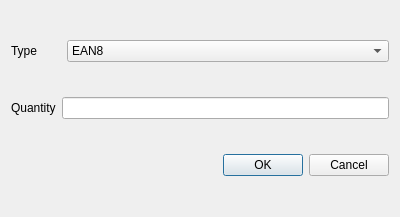
<?xml version="1.0" encoding="UTF-8"?>
<ui version="4.0">
 <class>GenerateDialog</class>
 <widget class="QDialog" name="GenerateDialog">
  <property name="geometry">
   <rect>
    <x>0</x>
    <y>0</y>
    <width>400</width>
    <height>217</height>
   </rect>
  </property>
  <property name="minimumSize">
   <size>
    <width>400</width>
    <height>217</height>
   </size>
  </property>
  <property name="maximumSize">
   <size>
    <width>400</width>
    <height>217</height>
   </size>
  </property>
  <property name="baseSize">
   <size>
    <width>400</width>
    <height>217</height>
   </size>
  </property>
  <property name="windowTitle">
   <string>Generate</string>
  </property>
  <layout class="QVBoxLayout" name="verticalLayout">
   <item>
    <layout class="QHBoxLayout" name="horizontalLayout">
     <item>
      <widget class="QLabel" name="TypeLabel">
       <property name="text">
        <string>Type       </string>
       </property>
      </widget>
     </item>
     <item>
      <widget class="QComboBox" name="comboBox">
       <property name="sizePolicy">
        <sizepolicy hsizetype="Expanding" vsizetype="Fixed">
         <horstretch>0</horstretch>
         <verstretch>0</verstretch>
        </sizepolicy>
       </property>
       <item>
        <property name="text">
         <string>EAN8</string>
        </property>
       </item>
       <item>
        <property name="text">
         <string>EAN13</string>
        </property>
       </item>
      </widget>
     </item>
    </layout>
   </item>
   <item>
    <layout class="QHBoxLayout" name="horizontalLayout_3">
     <item>
      <widget class="QLabel" name="QntLabel">
       <property name="text">
        <string>Quantity</string>
       </property>
      </widget>
     </item>
     <item>
      <widget class="QLineEdit" name="QntEdit"/>
     </item>
    </layout>
   </item>
   <item>
    <widget class="QDialogButtonBox" name="buttonBox">
     <property name="orientation">
      <enum>Qt::Orientation::Horizontal</enum>
     </property>
     <property name="standardButtons">
      <set>QDialogButtonBox::StandardButton::Cancel|QDialogButtonBox::StandardButton::Ok</set>
     </property>
    </widget>
   </item>
  </layout>
 </widget>
 <resources/>
 <connections>
  <connection>
   <sender>buttonBox</sender>
   <signal>accepted()</signal>
   <receiver>GenerateDialog</receiver>
   <slot>accept()</slot>
   <hints>
    <hint type="sourcelabel">
     <x>248</x>
     <y>254</y>
    </hint>
    <hint type="destinationlabel">
     <x>157</x>
     <y>274</y>
    </hint>
   </hints>
  </connection>
  <connection>
   <sender>buttonBox</sender>
   <signal>rejected()</signal>
   <receiver>GenerateDialog</receiver>
   <slot>reject()</slot>
   <hints>
    <hint type="sourcelabel">
     <x>316</x>
     <y>260</y>
    </hint>
    <hint type="destinationlabel">
     <x>286</x>
     <y>274</y>
    </hint>
   </hints>
  </connection>
 </connections>
</ui>
